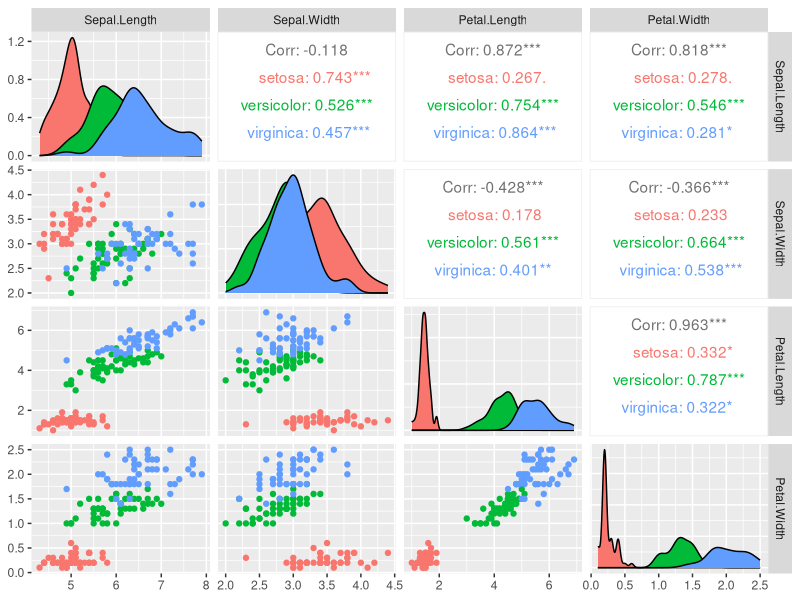
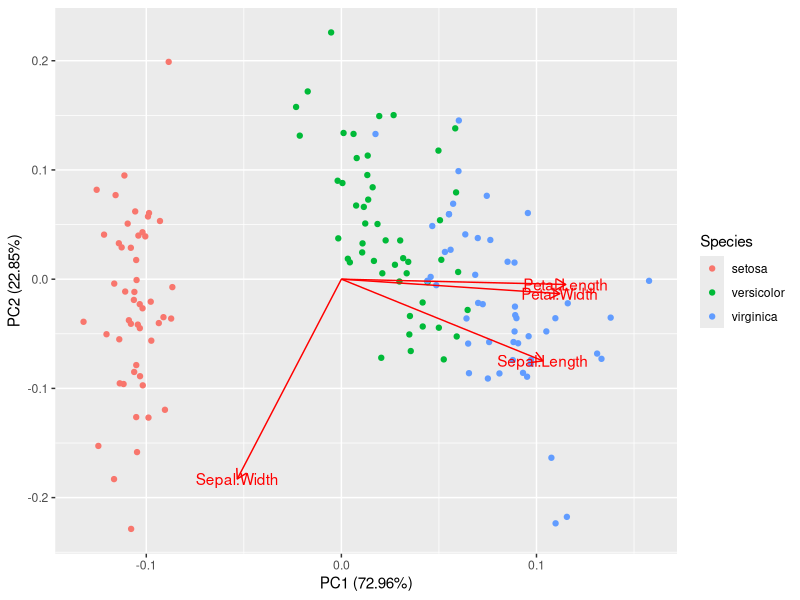
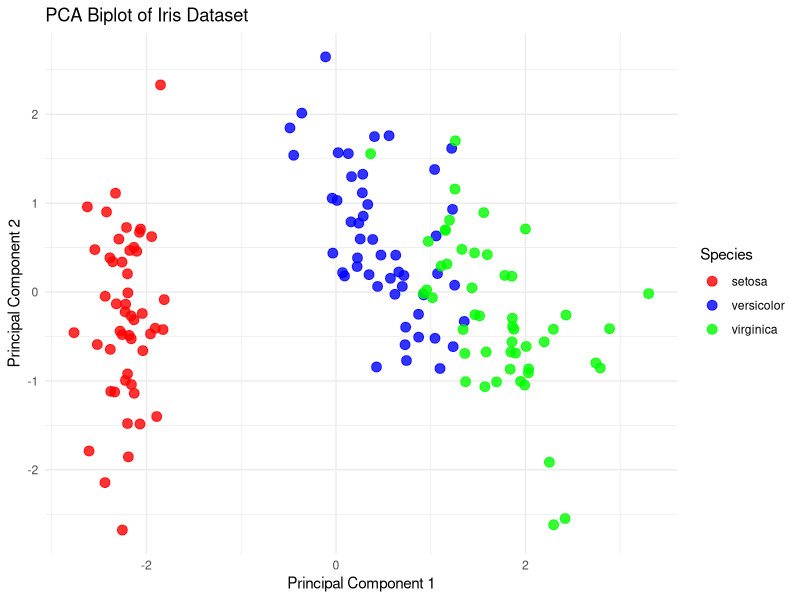
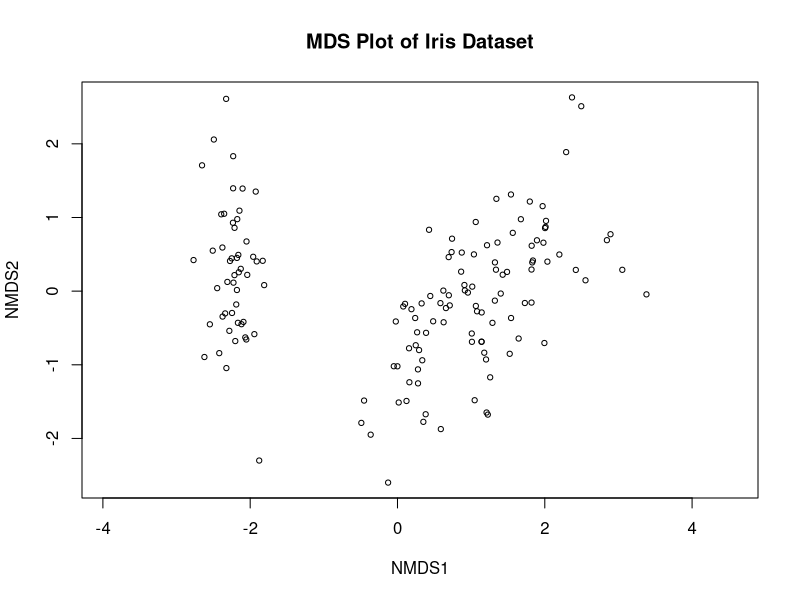
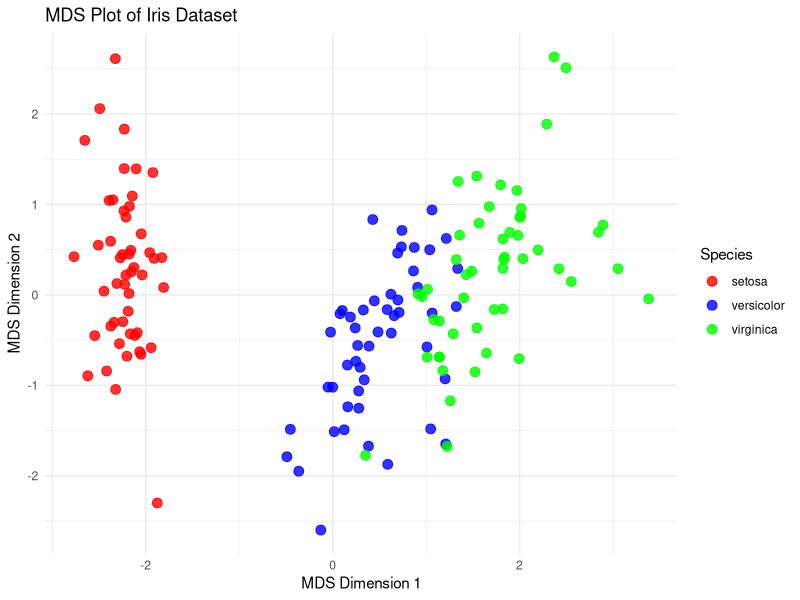
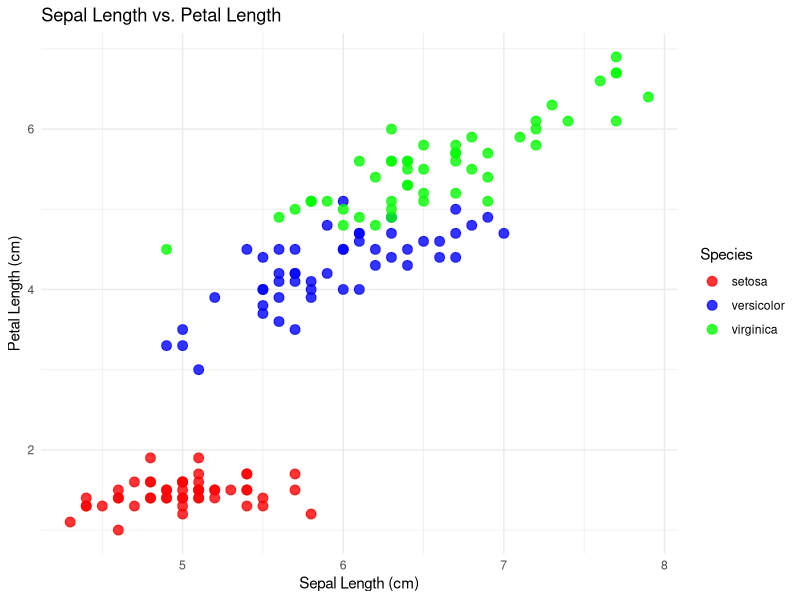

R code for these plots, in order:
## ---- chunk 1
knitr::opts_chunk$set(echo = TRUE)
library(tidyverse)
library(broom)
library(ggfortify)
library(GGally)
library(vegan)
## ---- chunk 2
iris |> ggpairs(aes(color=Species), columns=1:4, progress=FALSE)
## ---- chunk 3
data(iris)
pca_result <- prcomp(iris[, 1:4], center = TRUE, scale. = TRUE)
summary(pca_result)
## ---- chunk 4
autoplot(pca_result, data = iris, colour = "Species", loadings = TRUE, loadings.label = TRUE)

## ---- chunk 5
pca_augmented <- augment(pca_result, data = iris)

ggplot(pca_augmented, aes(.fittedPC1, .fittedPC2, colour = Species)) +
  geom_point(size = 3, alpha = 0.8) +
  labs(title = "PCA Biplot of Iris Dataset",
       x = "Principal Component 1",
       y = "Principal Component 2") +
  theme_minimal() +
  scale_color_manual(values = c("red", "blue", "green"))
## ---- chunk 6
dist1 <- dist(iris |> select(-Species) |> scale() )
## ---- chunk 7
dist1 <- dist(iris |> select(-Species) |> scale())

mds_result <- metaMDS(dist1, k = 2, trymax = 100)

mds_result
## ---- chunk 8
ordiplot(mds_result, type = "points", display = "sites", main = "MDS Plot of Iris Dataset")

## ---- chunk 9
mds_result$points |> as_tibble()
## ---- chunk 10
bind_cols(iris, mds_result$points |> as_tibble()) 
mds_data <- bind_cols(iris, as_tibble(mds_result$points))
colnames(mds_data)[6:7] <- c("MDS1", "MDS2")
ggplot(mds_data, aes(x = MDS1, y = MDS2, colour = Species)) +
  geom_point(size = 3, alpha = 0.8) +
  labs(title = "MDS Plot of Iris Dataset",
       x = "MDS Dimension 1",
       y = "MDS Dimension 2") +
  theme_minimal() +
  scale_color_manual(values = c("red", "blue", "green"))
## ---- chunk 11
library(ggplot2)

ggplot(iris, aes(x = Sepal.Length, y = Petal.Length, colour = Species)) +
  geom_point(size = 3, alpha = 0.8) +
  labs(title = "Sepal Length vs. Petal Length",
       x = "Sepal Length (cm)",
       y = "Petal Length (cm)") +
  theme_minimal() +
  scale_color_manual(values = c("red", "blue", "green"))
